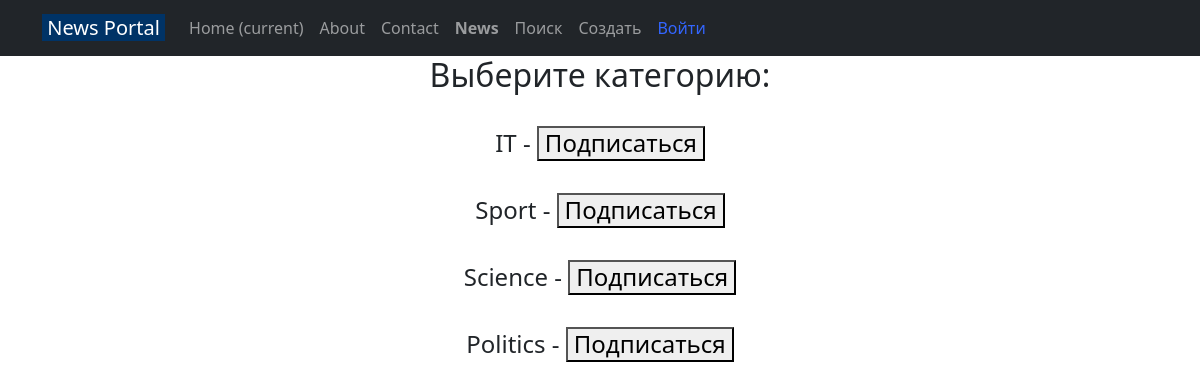
The app's page /news/sub/ with its own data.
### news/models.py (models this page shows, shortened)
class Category(models.Model):
    name = models.CharField(max_length=64, unique=True)
    subscribe = models.ManyToManyField(User, through='UserCategory')
    class Meta:
        verbose_name = 'Категория'
        verbose_name_plural = 'Категории'

### news/views.py (the view)
# urls.py: path('sub/', CategoryList.as_view(), name='category'),  # Путь к списку категорий с кнопками на подписку
class CategoryList(ListView):
    model = Category
    template_name = 'flatpages/subscribers.html'
    context_object_name = 'categories'
    queryset = Category.objects.all()
    def get_context_data(self, **kwargs):
        user = self.request.user
        context = super().get_context_data(**kwargs)
        context['category'] = Category.objects.all()
        user_cat = list()
        for u in Category.objects.all():
            if (u.subscribe.filter(id=user.id).exists()):
                user_cat.append(u.name)
        context['user_category'] = user_cat
        return context

### templates/flatpages/subscribers.html (shortened to what this page needs)
{% extends 'flatpages/default.html' %}
{% block content %}
<h2>Выберите категорию:</h2>
{% for category in categories %}
<br>
<form action ="subscribe/" method="POST">
        {% if category.name in user_category %}
        <h4>{{ category.name }} -
            <button type="submit" name="id_cat" value="{{ category.id }}">Отписаться</button></h4>
        {% else %}
        <h4>{{ category.name }} -
            <button type="submit" name="id_cat" value="{{ category.id }}">Подписаться</button></h4>
        {% endif %}
</form>
{% endfor %}
{% endblock content %}

### records on screen
Category: name "IT", {{ category.id }} 1 (drawn)
Category: name "Sport", {{ category.id }} 2 (drawn)
Category: name "Science", {{ category.id }} 3 (drawn)
Category: name "Politics", {{ category.id }} 4 (drawn)
